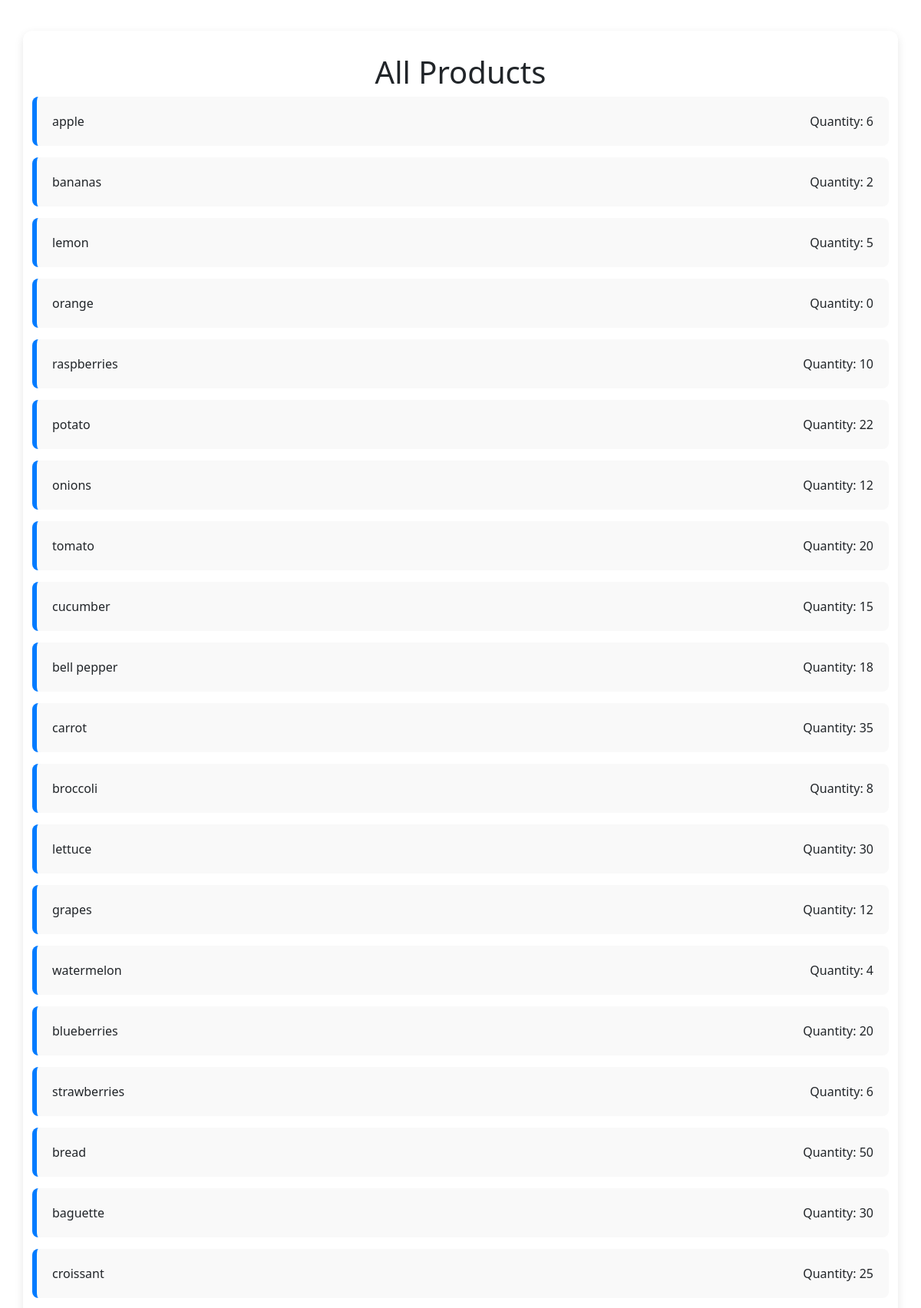
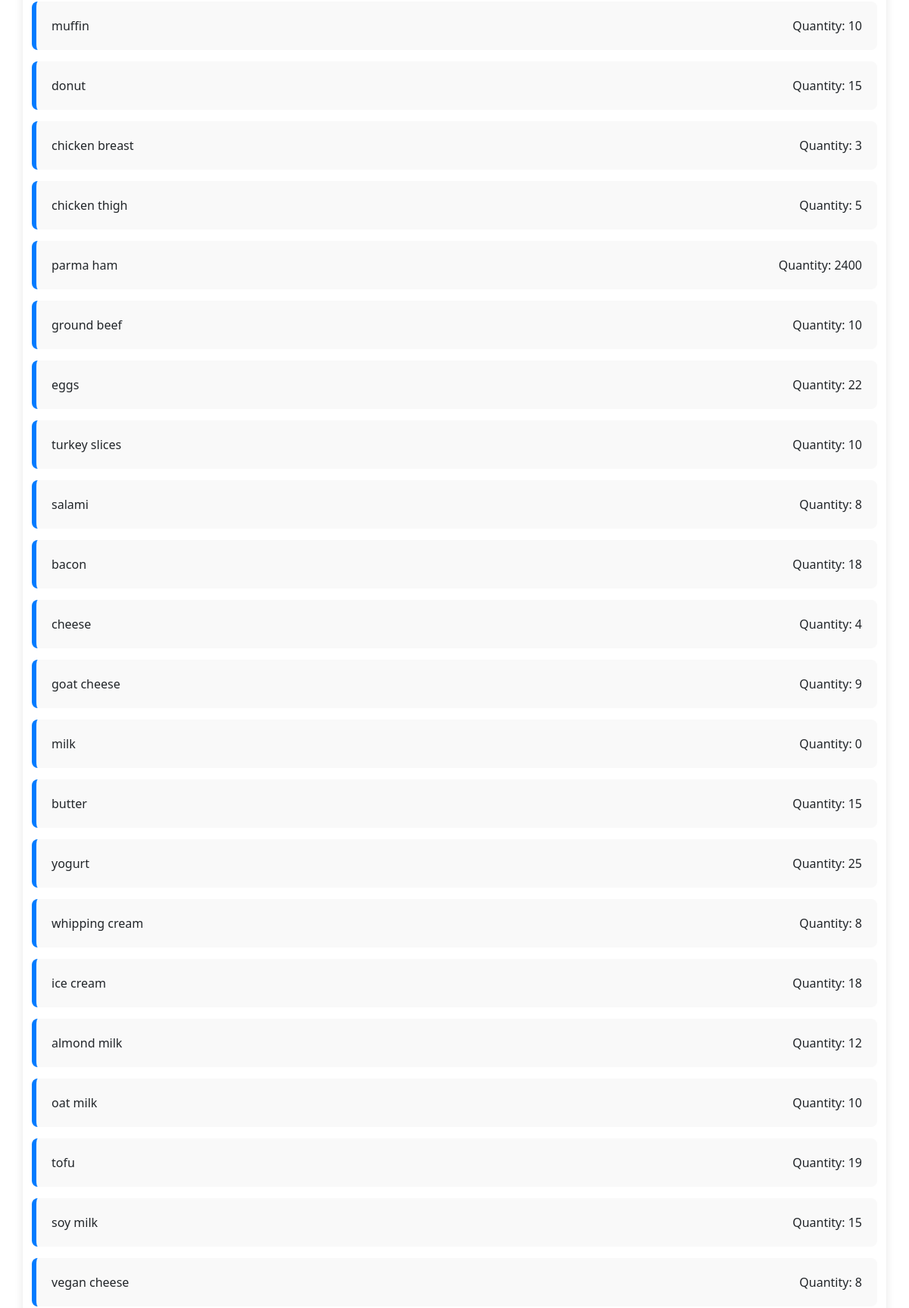
Page /products (upper part) on the committed database (2 pictures, top to bottom).
### model.py (models this page shows, shortened)
class Product(db.Model):
    __tablename__ = "product"
    id = mapped_column(Integer, primary_key=True, autoincrement=True)
    name = mapped_column(String)
    qty = mapped_column(Integer, default=0)
    price = mapped_column(Float)
    category_id = mapped_column(Integer, ForeignKey("categories.id"))
    category = relationship("Category", back_populates="products")
    product_order = relationship("ProductOrder", back_populates="product")

### app.py (the view)
@app.route("/products")
def show_products():
    products = db.session.execute(db.select(Product)).scalars()
    return render_template("products.html", data = products)

### templates/products.html (shortened to what this page needs)
{% extends "base.html" %}
{% block content %}
    <h1>All Products</h1>
    <ul class="customers-list">
        {% for product in data %}
        <li>
            <div class="customer-info">
                <span class="customer-name">{{ product.name }}</span>
                <span class="customer-phone">Quantity: {{ product.qty }}</span>
            </div>
        </li>
        {% endfor %}
    </ul>
{% endblock %}

### static/style.css (style rules this page uses)
body { background-color: #a3a2a2; color: #333; font-family: "Segoe UI", Tahoma, Geneva, Verdana, sans-serif; margin: 0; padding: 0; min-height: 100vh; }
h1 { color: #222; font-weight: 600; text-align: center; margin-bottom: 30px; }
ul.customers-list { list-style: none; padding: 0; }
ul.customers-list li { background-color: #f9f9f9; border-left: 6px solid #007BFF; margin-bottom: 15px; padding: 20px; border-radius: 8px; }
.customer-info { display: flex; justify-content: space-between; flex-wrap: wrap; }

### rows in the picture
Product: name "apple", qty "6"
Product: name "bananas", qty "2"
Product: name "lemon", qty "5"
Product: name "orange", qty "0"
Product: name "raspberries", qty "10"
Product: name "potato", qty "22"
Product: name "onions", qty "12"
Product: name "tomato", qty "20"
Product: name "cucumber", qty "15"
Product: name "bell pepper", qty "18"
Product: name "carrot", qty "35"
Product: name "broccoli", qty "8"
Product: name "lettuce", qty "30"
Product: name "grapes", qty "12"
Product: name "watermelon", qty "4"
Product: name "blueberries", qty "20"
Product: name "strawberries", qty "6"
Product: name "bread", qty "50"
Product: name "baguette", qty "30"
Product: name "croissant", qty "25"
Product: name "muffin", qty "10"
Product: name "donut", qty "15"
Product: name "chicken breast", qty "3"
Product: name "chicken thigh", qty "5"
Product: name "parma ham", qty "2400"
Product: name "ground beef", qty "10"
Product: name "eggs", qty "22"
Product: name "turkey slices", qty "10"
Product: name "salami", qty "8"
Product: name "bacon", qty "18"
Product: name "cheese", qty "4"
Product: name "goat cheese", qty "9"
Product: name "milk", qty "0"
Product: name "butter", qty "15"
Product: name "yogurt", qty "25"
Product: name "whipping cream", qty "8"
Product: name "ice cream", qty "18"
Product: name "almond milk", qty "12"
Product: name "oat milk", qty "10"
Product: name "tofu", qty "19"
Product: name "soy milk", qty "15"
Product: name "vegan cheese", qty "8"
